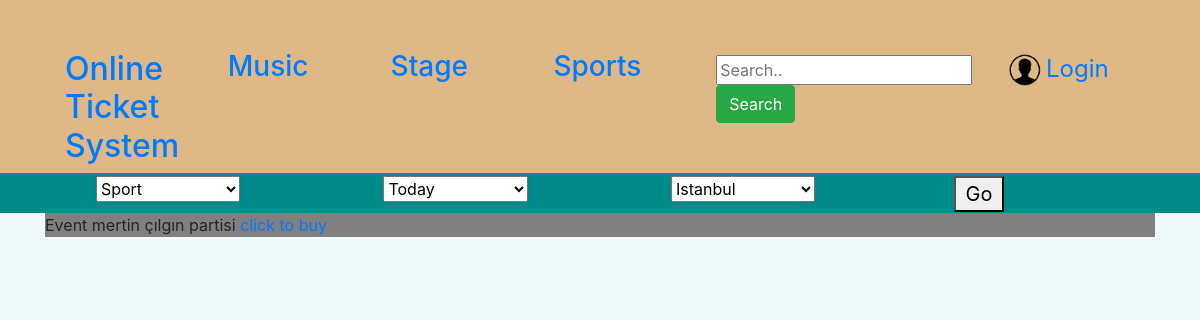
The app's page /, older data.
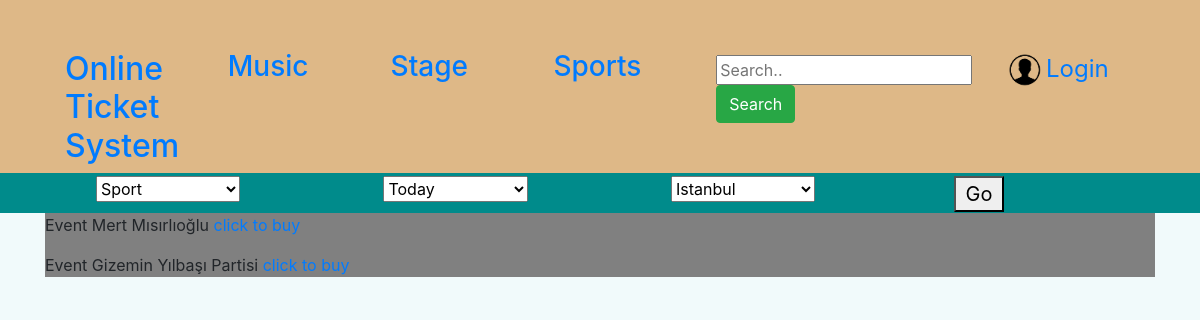
The same page, newer data.
### website/models.py (models this page shows, shortened)
class Event(models.Model):
    TYPE = (
        ('C', 'Concert'),
        ('T', 'Theatre'),
        ('S', 'Sports')
    )
    name = models.CharField(max_length=50)
    stage = models.ForeignKey(Stage, on_delete=models.CASCADE)
    owner = models.ForeignKey(UserProfile, on_delete=models.CASCADE, null=True)
    date = models.DateField()
    quota = models.IntegerField()
    price = models.IntegerField()
    type = models.CharField(max_length=1, choices=TYPE)
    isAvailable = models.BooleanField(default=False)
    isAccepted = models.BooleanField(default=False)
    rules = models.CharField(max_length=500)
    img = models.URLField(null=True, blank=True)
    def get_preview_ticket_url(self):
        return f"/event/{self.pk}/preview"

### website/views.py (the view)
# urls.py: 2. Add a URL to urlpatterns:  path('', views.home, name='home')
def home(request):
    event_list = Event.objects.all()
    context = {"event_list": event_list}
    return render(request, 'home.html', context)

### templates/home.html (shortened to what this page needs)
{%  extends 'base.html' %}
{% block content %}
        {% for event in event_list %}
		  <p>Event {{ event.name }} <a href={{ event.get_preview_ticket_url }}>click to buy</a></p>
	{% endfor %}
{% endblock %}

### templates/base.html (shortened to what this page needs)
<!DOCTYPE html>
<html lang="en">
<head>
    <link rel="stylesheet" href="https://stackpath.bootstrapcdn.com/bootstrap/4.4.1/css/bootstrap.min.css">
     {% load static %}
    <link rel="stylesheet" type="text/css" href="{% static 'css/home.css' %}">
</head>
<body>
    <header>
        <div class="row" id='mainRow'>
            <div class="col-md">
                <div id="webSiteName">
                    <a href="{%  url 'home' %}">
                        <h2>Online Ticket System</h2>
                    </a>
                </div>
            </div>
            <div class="col-md">
                <div class="topicsName">
                    <a href="">
                        <h3>Music</h3>
                    </a>
                </div>
            </div>
            <div class="col-md">
                <div class="topicsName">
                    <a href="">
                        <h3>Stage</h3>
                    </a>
                </div>
            </div>
            <div class="col-md">
                <div class="topicsName">
                    <a href="">
                        <h3>Sports</h3>
                    </a>
                </div>
            </div>
            <div class="col-md">
                <div class="search-container">
                    <input type="text" placeholder="Search.." name="search">
        {% block searchButton %}
    <a class="btn btn-success" type="submit" href={% url 'search_event' %} role="button">Search</a>
        {% endblock %}
                </div>
            </div>
            <div class="col-md">
                <div class="avatarDiv">
                    <img src={% static "media/user-avatar.png" %} alt="user-avatar">
                </div>
                <div class="accountTextDiv">
                    {% if user.is_authenticated %}
                    <p class="login">Welcome, {{ user.get_username }}.<a href="{% url 'logout' %}">Logout</a>
                    <a href="{% url 'my_profile' %}">MyProfile</a></p>
                    {% else %}
                    <p><a href="{% url 'login' %}">Login</a></p>
                    {% endif %}
                </div>
            </div>
        </div>
        <div class="row" id='searchFilterRow'>
            <div class="col-md">
                <div class="categories">
                    <select>
                        <option value="Sport">Sport</option>
                    </select>
                </div>
            </div>
            <div class="col-md">
                <div class="categories">
                    <select>
                        <option value="Today">Today</option>
                    </select>
                </div>
            </div>
            <div class="col-md">
                <div class="categories">
                    <select>
                        <option value="Istanbul">Istanbul</option>
                    </select>
                </div>
            </div>
            <div class="col-md">
                <div class="filterButton">
                    <button type="submit">Go</button>
                </div>
            </div>
        </div>
    </header>
    <div class="container-xl">
        <div id="content">
            {% block content %}
             {% endblock %}
        </div>
    </div>
</body>
</html>

### website/static/css/home.css (style rules this page uses)
body { background-color: #F1FAFB; width: 100%; }
header { width: 100%; }
#webSiteName { float: left; width: 14%; height: 95%; margin: auto; }
.topicsName { float: left; width: 14%; height: 95%; margin: auto; }
.avatarDiv { float: left; width: 30%; height: 95%; margin: auto; margin-left: 2%; }
.avatarDiv img { max-width: 100%; max-height: 100%; }
.accountTextDiv { float: left; width: 14%; height: 95%; margin: auto; padding-top: 1%; margin-left: 1%; }
.accountTextDiv a { margin-top: 1%; font-size: x-large; }
.accountTextDiv p { width: 100%; }
.search-container { float: left; width: 25%; height: 80%; margin: auto; padding-top: 2%; }
.search-container input { float: left; margin: auto; }
#searchFilterRow { margin: auto; padding-left: 50px; text-align: center; background-color: darkcyan; }
#mainRow { margin: auto; padding-left: 50px; padding-right: 50px; padding-top: 50px; background-color: burlywood; }
#content { background-color: gray; }
.categories { float: left; width: 80%; height: 40px; margin: auto; padding-top: 1%; }
.categories select { width: 70%; height: 70%; }
.filterButton { float: left; width: 40%; height: 100%; margin: auto; padding-top: 1%; }
.filterButton button { font-size: 20px; width: 50px; }

Row changes from the older to the newer data that the page shows:
removed Event: name "mertin çılgın partisi"
added Event: name "Mert Mısırlıoğlu"
added Event: name "Gizemin Yılbaşı Partisi"
